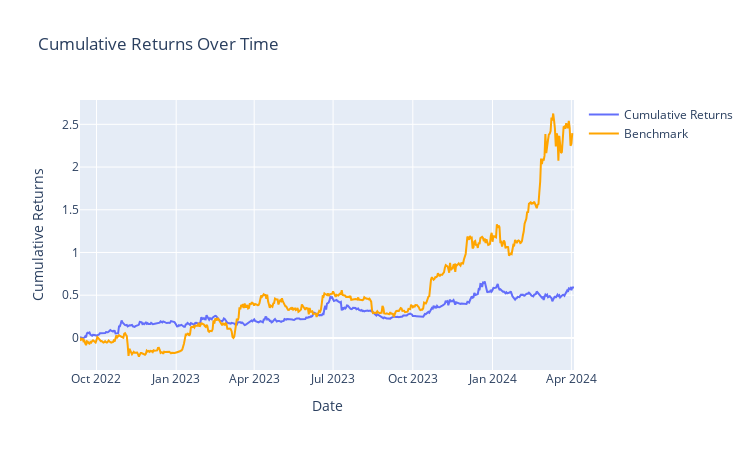

Source (notebook cell):
### Code cell
print("start time:", Multi_alpha.index[0],"end time:", Multi_alpha.index[-1])
returns_by_period,summary_df = get_returns_by_period(Multi_alpha, exp_returns, 365, 0.0004, benchmark)

### Figure 1 — Plotly figure (JSON) as saved in the notebook; plotly's stock layout.template omitted (floating-point values rounded to 4 significant figures; data arrays with more than 128 entries replaced by an {"elided": "..."} marker saying what was removed)
{"data": [{"mode": "lines", "name": "Cumulative Returns", "type": "scatter", "x": {"elided": "571 str values"}, "y": {"elided": "571 float values"}}, {"line": {"color": "#FFA500"}, "mode": "lines", "name": "Benchmark", "type": "scatter", "x": {"elided": "571 str values"}, "y": {"elided": "571 float values"}}], "layout": {"height": 450, "title": {"text": "Cumulative Returns Over Time"}, "width": 750, "xaxis": {"title": {"text": "Date"}}, "yaxis": {"title": {"text": "Cumulative Returns"}}}}
